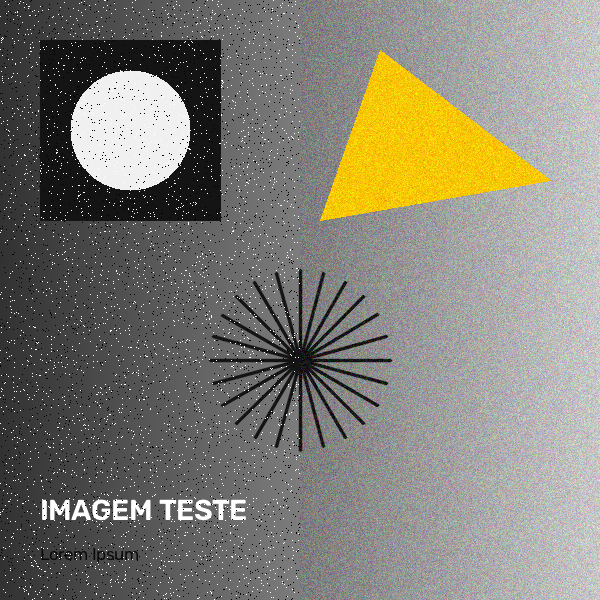
#> input picture imagem_teste.png, 600 x 600 px
$ python limiarizacao.py --origem ../imagem_teste.png
#> lines starting #> are read from the running program, lines starting #| are printed output that depends on the picture; after the words box and inside, x2 and y2 are one past the last pixel; in counts of white or black regions, pixels touching at a corner belong together
### shared/media_io.py
"""
CAPIVOA UFPR.

Módulo utilitário para entrada/saída padronizada de imagens, vídeos e webcam.
Desenvolvido como ferramenta de suporte didático para o curso de Introdução
à Visão Computacional (Capivoa - EletroQuad-UFPR).

Principais funcionalidades:
- Carregamento seguro de imagens com validação de caminhos e decodificação.
- Captura unificada de vídeo (arquivo local ou índice numérico de webcam).
- Gerador `stream_midia` polimórfico (trata imagem, vídeo e webcam no mesmo loop).
- Parser de argumentos padronizado (`--midia` / `-m` ou `--origem` / `-o`).
- Utilitário visual `concatenar_lado_a_lado` para comparar etapas antes/depois.
"""

from pathlib import Path
import argparse
from typing import Generator, Tuple, Union, Optional, List
import cv2
import numpy as np

# diretório base do repositório (raiz)
BASE_DIR = Path(__file__).resolve().parent.parent

# extensões comuns de imagem estática reconhecidas
EXTENSOES_IMAGEM = {".jpg", ".jpeg", ".png", ".bmp", ".webp", ".tiff", ".tif"}


def resolver_caminho(caminho: Optional[Union[str, Path]], nome: Optional[str] = None) -> Path:
  """
  Resolve um caminho de arquivo garantindo que caminhos relativos sejam encontrados.

  Busca o arquivo na ordem: diretório atual de trabalho, subpasta 'aula-1',
  raiz do repositório ou pasta 'shared'.

  Parametros
  ----------
  caminho : str ou Path, opcional
    Caminho relativo ou absoluto do arquivo de mídia.
  nome : str, opcional
    Nome padrão de fallback caso 'caminho' não seja informado.

  Returns
  -------
  Path
    Instância de Path apontando para o arquivo localizado.

  Raises
  ------
  ValueError
    Se nem 'caminho' nem 'nome' forem fornecidos.
  """
  alvo = caminho if caminho is not None else nome
  if alvo is None:
    raise ValueError("Nenhum caminho ou nome padrão foi especificado.")

  caminho_path = Path(alvo)
  if caminho_path.is_absolute():
    return caminho_path

  # ordem de verificação para encontrar o arquivo
  candidatos = [
    Path.cwd() / caminho_path,
    BASE_DIR / "aula-2" / "desafio" / caminho_path,
    BASE_DIR / "aula-2" / caminho_path,
    BASE_DIR / "aula-1" / "desafio" / caminho_path,
    BASE_DIR / "aula-1" / caminho_path,
    BASE_DIR / caminho_path,
    BASE_DIR / "shared" / caminho_path,
  ]

  for candidato in candidatos:
    if candidato.exists():
      return candidato

  # se ainda não existe fisicamente (ex: arquivo novo para salvar), usa pasta de trabalho, aula-2 ou aula-1
  return Path.cwd() / caminho_path


def carregar_imagem(
  caminho: Optional[Union[str, Path]] = None,
  nome: str = "imagem_teste.png",
  to_rgb: bool = False
) -> np.ndarray:
  """
  Carrega uma imagem do disco com verificação detalhada de erros.

  Garante a existência do arquivo em disco e a decodificação válida
  por meio do OpenCV, com opção de conversão do espaço de cor BGR para RGB.

  Parametros
  ----------
  caminho : str ou Path, opcional
    Caminho relativo ou absoluto da imagem.
  nome : str, opcional
    Arquivo padrão caso caminho seja None. Padrão é "imagem_teste.png".
  to_rgb : bool, opcional
    Se True, converte a imagem de BGR para RGB. Padrão é False.

  Returns
  -------
  np.ndarray
    Matriz NumPy (uint8) contendo a imagem carregada.

  Raises
  ------
  FileNotFoundError
    Se o arquivo não existir fisicamente em nenhum dos caminhos de busca.
  ValueError
    Se o OpenCV não conseguir decodificar o arquivo de imagem.
  """
  arquivo = resolver_caminho(caminho, nome)

  if not arquivo.exists():
    raise FileNotFoundError(
      f"[ERRO media_io] Imagem não encontrada: '{arquivo}'. "
      f"Verifique se o nome do arquivo foi digitado corretamente."
    )

  img = cv2.imread(str(arquivo))
  if img is None:
    raise ValueError(
      f"[ERRO media_io] Não foi possível decodificar o arquivo como imagem: '{arquivo}'. "
      f"O formato pode ser inválido ou o arquivo estar corrompido."
    )

  if to_rgb:
    img = cv2.cvtColor(img, cv2.COLOR_BGR2RGB)

  return img


# [52 lines left out: function obter_captura_video, not called in this run]


def stream_midia(
  origem: Optional[Union[int, str, Path]] = None,
  nome: str = "imagem_teste.png",
  to_rgb: bool = False
) -> Generator[Tuple[np.ndarray, bool], None, None]:
  """
  Gerador polimórfico unificado para processamento de imagem, vídeo ou webcam.

  Entrega quadros sucessivos para iteração homogênea em loops de processamento.
  Caso a entrada seja uma imagem estática, entrega um único frame com a flag
  is_stream=False. Caso seja vídeo ou câmera, entrega cada frame com is_stream=True.

  Parametros
  ----------
  origem : int, str ou Path, opcional
    Caminho do arquivo ou índice numérico da câmera.
  nome : str, opcional
    Arquivo padrão de fallback. Padrão é "imagem_teste.png".
  to_rgb : bool, opcional
    Se True, converte cada frame de BGR para RGB. Padrão é False.

  Yields
  ------
  frame : np.ndarray
    Matriz NumPy representando a imagem ou quadro atual.
  is_stream : bool
    Booleano indicando se o fluxo é contínuo (vídeo/webcam) ou pontual (imagem).
  """
  alvo = origem if origem is not None else nome
  eh_webcam = isinstance(alvo, int) or (isinstance(alvo, str) and alvo.strip().isdigit())

  if not eh_webcam:
    caminho_arquivo = resolver_caminho(alvo, nome)
    extensao = caminho_arquivo.suffix.lower()

    # se for imagem estática, carrega e entrega imediatamente
    if extensao in EXTENSOES_IMAGEM:
      frame = carregar_imagem(caminho_arquivo, to_rgb=to_rgb)
      yield frame, False
      return

  # caso seja vídeo ou webcam
  padrao_video = "video.mp4"
  cap = obter_captura_video(alvo, nome=nome if not eh_webcam else padrao_video)
  try:
    while True:
      ret, frame = cap.read()
      if not ret or frame is None:
        break

      if to_rgb:
        frame = cv2.cvtColor(frame, cv2.COLOR_BGR2RGB)

      yield frame, True
  finally:
    cap.release()


def concatenar_lado_a_lado(
  imagens: List[np.ndarray],
  titulos: Optional[List[str]] = None,
  altura_padrao: int = 400
) -> np.ndarray:
  """
  Concatena horizontalmente duas ou mais imagens para visualização lado a lado.

  Padroniza dimensões e número de canais entre imagens (convertendo grayscale
  em BGR e redimensionando proporcionalmente para a mesma altura) e adiciona
  faixas superiores opcionais com títulos explicativos.

  Parametros
  ----------
  imagens : list de np.ndarray
    Lista contendo as matrizes das imagens a serem concatenadas.
  titulos : list de str, opcional
    Lista com os títulos textuais correspondentes a cada imagem.
  altura_padrao : int, opcional
    Altura vertical em pixels para redimensionar as imagens. Padrão é 400.

  Returns
  -------
  np.ndarray
    Matriz NumPy combinada contendo todas as imagens dispostas horizontalmente.

  Raises
  ------
  ValueError
    Se a lista de imagens fornecida for vazia.
  """
  if not imagens:
    raise ValueError("A lista de imagens não pode ser vazia.")

  processadas = []
  for i, img in enumerate(imagens):
    item = img.copy()

    # converte 1 canal (grayscale/máscara) para 3 canais bgr para poder concatenar
    if len(item.shape) == 2:
      item = cv2.cvtColor(item, cv2.COLOR_GRAY2BGR)

    # redimensiona proporcionalmente para a altura_padrao
    h, w = item.shape[:2]
    if h != altura_padrao:
      fator = altura_padrao / float(h)
      largura_nova = int(w * fator)
      item = cv2.resize(item, (largura_nova, altura_padrao), interpolation=cv2.INTER_LINEAR)

    # se houver título correspondente, adiciona barra superior com o texto
    if titulos and i < len(titulos) and titulos[i]:
      barra = np.zeros((32, item.shape[1], 3), dtype=np.uint8)
      cv2.putText(
        barra,
        titulos[i],
        (10, 22),
        cv2.FONT_HERSHEY_SIMPLEX,
        0.6,
        (255, 255, 255),
        1,
        cv2.LINE_AA
      )
      item = np.vstack([barra, item])

    processadas.append(item)

  # concatena horizontalmente com uma linha divisória cinza entre elas
  divisor = np.full((processadas[0].shape[0], 4, 3), 60, dtype=np.uint8)
  resultado = processadas[0]
  for p in processadas[1:]:
    resultado = np.hstack([resultado, divisor, p])

  return resultado


class MediaArgumentParser(argparse.ArgumentParser):
  """
  ArgumentParser personalizado que aceita tanto '--midia'/'-m' quanto '--origem'/'-o'.
  """

  def parse_args(self, args=None, namespace=None):
    ns = super().parse_args(args=args, namespace=namespace)
    if hasattr(ns, "origem"):
      ns.midia = ns.origem
    elif hasattr(ns, "midia"):
      ns.origem = ns.midia
    return ns


def criar_parser_midia(
  descricao: str = "Processamento de Imagem/Vídeo com OpenCV (Módulo 1)",
  nome: str = "imagem_teste.png"
) -> MediaArgumentParser:
  """
  Cria um parser padronizado de argumentos de linha de comando.

  Configura os argumentos comuns como '--midia'/'-m' e '--origem'/'-o'.

  Parametros
  ----------
  descricao : str, opcional
    Texto descritivo do parser. Padrão é "Processamento de Imagem/Vídeo com OpenCV (Módulo 1)".
  nome : str, opcional
    Arquivo padrão sugerido como entrada. Padrão é "imagem_teste.png".

  Returns
  -------
  MediaArgumentParser
    Instância configurada de MediaArgumentParser.
  """
  parser = MediaArgumentParser(
    description=descricao,
    formatter_class=argparse.RawDescriptionHelpFormatter
  )
  parser.add_argument(
    "-m", "--midia", "-o", "--origem",
    dest="origem",
    type=str,
    default=nome,
    help=f"Arquivo de imagem/vídeo ou índice da webcam (ex: 0). Padrão: {nome}"
  )
  return parser

### aula-2/limiarizacao.py
"""
CAPIVOA UFPR.

Demonstração prática dos Métodos de Limiarização (Thresholding).
Módulo 2 de Introdução à Visão Computacional (Capivoa - EletroQuad-UFPR).

Tópicos e Fundamentos Teóricos:
1. Limiarização :
   - Conversão de matrizes monocromáticas (8 bits, 0-255) em máscaras binárias (0 ou 255).
   - Separação de planos: isola os objetos de interesse do plano de fundo.
   - Base fundamental para extração de contornos e momentos geométricos.

2. Métodos abordados :
   - Limiar Fixo (Global) :
     Aplica um único escalar T para todos os pixels: g(x, y) = 255 se f(x, y) > T, senão 0.
     Muito veloz, porém vulnerável a gradientes de luz e sombras graduais.
   - Limiarização Adaptativa :
     Calcula limiares locais por janelas de vizinhança (bloco ímpar) menos uma constante C.
     * Média Aritmética (cv2.ADAPTIVE_THRESH_MEAN_C).
     * Média Gaussiana (cv2.ADAPTIVE_THRESH_GAUSSIAN_C).
   - Método de Otsu :
     Busca exaustiva do limiar que maximiza a variância inter-classes:
       sigma_B^2(t) = w0(t) * w1(t) * [mu0(t) - mu1(t)]^2
     Totalmente autônomo para histogramas bimodais.
   - Algoritmo de Kittler-Illingworth (Minimum Error Thresholding) :
     Modela o histograma como uma mistura de duas distribuições normais (Gaussianas)
     e minimiza a função de critério de erro de Bayes.
     Superior em situações onde o objeto ocupa uma área muito menor do que o fundo.

Controles no Teclado:
  [1]     : Visualizar Limiar Fixo
  [2]     : Visualizar Adaptativo (Média Aritmética)
  [3]     : Visualizar Adaptativo (Média Gaussiana)
  [4]     : Visualizar Método de Otsu
  [5]     : Visualizar Kittler-Illingworth
  [TAB]   : Alternar entre Modo Único e Painel Comparativo Geral
  [+ / -] : Ajustar o valor do limiar fixo T
  [I]     : Inverter polaridade (Normal <-> Invertido)
  [S]     : Salvar imagem binária em 'frames-capturados/'
  [Q/ESC] : Encerrar

Como executar:
  python limiarizacao.py
  python limiarizacao.py --midia imagem_teste_aula2.png
  python limiarizacao.py --metodo otsu
  python limiarizacao.py --no-show
"""

import sys
import argparse
from pathlib import Path
from typing import Tuple, Dict
import cv2
import numpy as np

ROOT_DIR = Path(__file__).resolve().parent.parent
if str(ROOT_DIR) not in sys.path:
  sys.path.insert(0, str(ROOT_DIR))

from shared.media_io import carregar_imagem, criar_parser_midia, concatenar_lado_a_lado, stream_midia


def calcular_limiar_kittler_illingworth(img_cinza: np.ndarray) -> int:
  """
  Calcula o limiar ótimo segundo o critério de Kittler-Illingworth (1986).

  Modela as intensidades do objeto e do fundo como uma mistura de duas
  distribuições Gaussianas e busca o limiar T que minimiza a probabilidade
  de erro de classificação bayesiana.

  Parametros
  ----------
  img_cinza : np.ndarray
    Matriz 2D da imagem em escala de cinza (uint8).

  Returns
  -------
  int
    Valor inteiro do limiar ótimo T na faixa [1, 254].
  """
  # histograma normalizado (distribuição de probabilidade)
  hist = cv2.calcHist([img_cinza], [0], None, [256], [0, 256]).flatten()
  hist = hist / (hist.sum() + 1e-12)

  # probabilidades acumuladas (w0 e w1)
  omega = np.cumsum(hist)

  # médias acumuladas
  indices = np.arange(256)
  mu = np.cumsum(indices * hist)
  mu_total = mu[-1]

  melhor_custo = float("inf")
  melhor_t = 128

  # varre todos os limiares candidatos com suporte numérico
  for t in range(1, 255):
    w0 = omega[t]
    w1 = 1.0 - w0

    if w0 <= 1e-6 or w1 <= 1e-6:
      continue

    mu0 = mu[t] / w0
    mu1 = (mu_total - mu[t]) / w1

    # cálculo das variâncias das duas classes
    var0 = np.sum(((indices[:t + 1] - mu0) ** 2) * hist[:t + 1]) / w0
    var1 = np.sum(((indices[t + 1:] - mu1) ** 2) * hist[t + 1:]) / w1

    # evita variância zero para estabilidade logarítmica
    var0 = max(var0, 1e-6)
    var1 = max(var1, 1e-6)

    # função de custo J(t) de Kittler-Illingworth
    custo_j = (
      1.0
      + 2.0 * (w0 * np.log(np.sqrt(var0)) + w1 * np.log(np.sqrt(var1)))
      - 2.0 * (w0 * np.log(w0) + w1 * np.log(w1))
    )

    if custo_j < melhor_custo:
      melhor_custo = custo_j
      melhor_t = t

  return int(melhor_t)


def processar_limiarizacao(
  img_cinza: np.ndarray,
  limiar_fixo: int = 127,
  tamanho_bloco: int = 31,
  constante_c: int = 10,
  invertido: bool = True
) -> Dict[str, Tuple[np.ndarray, str]]:
  """
  Aplica os métodos de limiarização apresentados nos slides e retorna os resultados.

  Parametros
  ----------
  img_cinza : np.ndarray
    Imagem monocromática de entrada.
  limiar_fixo : int
    Valor escalar T para limiar fixo global. Padrão é 127.
  tamanho_bloco : int
    Tamanho da vizinhança ímpar para métodos adaptativos. Padrão é 31.
  constante_c : int
    Constante subtraída nos métodos adaptativos. Padrão é 10.
  invertido : bool
    Se True, objetos escuros tornam-se brancos (255) e fundo torna-se preto (0).

  Returns
  -------
  Dict[str, Tuple[np.ndarray, str]]
    Dicionário mapeando a chave do método para a tupla (matriz_binaria, descricao_detalhada).
  """
  if tamanho_bloco % 2 == 0:
    tamanho_bloco += 1

  tipo_thresh = cv2.THRESH_BINARY_INV if invertido else cv2.THRESH_BINARY

  # 1. Limiar Fixo
  _, bin_fixo = cv2.threshold(img_cinza, limiar_fixo, 255, tipo_thresh)
  desc_fixo = f"Fixo (T={limiar_fixo})"

  # 2. Adaptativo por Média Aritmética
  adapt_tipo = cv2.THRESH_BINARY_INV if invertido else cv2.THRESH_BINARY
  bin_adapt_media = cv2.adaptiveThreshold(
    img_cinza, 255, cv2.ADAPTIVE_THRESH_MEAN_C, adapt_tipo, tamanho_bloco, constante_c
  )
  desc_adapt_media = f"Adapt. Media (B={tamanho_bloco}, C={constante_c})"

  # 3. Adaptativo por Média Gaussiana
  bin_adapt_gauss = cv2.adaptiveThreshold(
    img_cinza, 255, cv2.ADAPTIVE_THRESH_GAUSSIAN_C, adapt_tipo, tamanho_bloco, constante_c
  )
  desc_adapt_gauss = f"Adapt. Gauss (B={tamanho_bloco}, C={constante_c})"

  # 4. Método de Otsu
  flag_otsu = tipo_thresh | cv2.THRESH_OTSU
  val_otsu, bin_otsu = cv2.threshold(img_cinza, 0, 255, flag_otsu)
  desc_otsu = f"Otsu (T_auto={int(val_otsu)})"

  # 5. Kittler-Illingworth
  t_kittler = calcular_limiar_kittler_illingworth(img_cinza)
  _, bin_kittler = cv2.threshold(img_cinza, t_kittler, 255, tipo_thresh)
  desc_kittler = f"Kittler-Illingworth (T_opt={t_kittler})"

  return {
    "fixo": (bin_fixo, desc_fixo),
    "adapt_media": (bin_adapt_media, desc_adapt_media),
    "adapt_gauss": (bin_adapt_gauss, desc_adapt_gauss),
    "otsu": (bin_otsu, desc_otsu),
    "kittler": (bin_kittler, desc_kittler),
  }


def montar_painel_comparativo(img_cinza: np.ndarray, resultados: dict, altura_padrao: int = 280) -> np.ndarray:
  """
  Monta uma matriz visual em grade comparando todos os métodos com a imagem original.
  """
  lista_imagens = [
    img_cinza,
    resultados["fixo"][0],
    resultados["adapt_media"][0],
    resultados["adapt_gauss"][0],
    resultados["otsu"][0],
    resultados["kittler"][0]
  ]
  titulos = [
    "Original (Grayscale)",
    f"1. {resultados['fixo'][1]}",
    f"2. {resultados['adapt_media'][1]}",
    f"3. {resultados['adapt_gauss'][1]}",
    f"4. {resultados['otsu'][1]}",
    f"5. {resultados['kittler'][1]}"
  ]

  linha_superior = concatenar_lado_a_lado(lista_imagens[:3], titulos[:3], altura_padrao=altura_padrao)
  linha_inferior = concatenar_lado_a_lado(lista_imagens[3:], titulos[3:], altura_padrao=altura_padrao)

  largura_max = max(linha_superior.shape[1], linha_inferior.shape[1])
  if linha_superior.shape[1] < largura_max:
    linha_superior = cv2.copyMakeBorder(
      linha_superior, 0, 0, 0, largura_max - linha_superior.shape[1], cv2.BORDER_CONSTANT, value=[30, 30, 30]
    )
  if linha_inferior.shape[1] < largura_max:
    linha_inferior = cv2.copyMakeBorder(
      linha_inferior, 0, 0, 0, largura_max - linha_inferior.shape[1], cv2.BORDER_CONSTANT, value=[30, 30, 30]
    )

  return np.vstack([linha_superior, linha_inferior])


def main():
  parser = criar_parser_midia(
    descricao="Módulo 2: Métodos de Limiarização (Fixo, Adaptativo, Otsu e Kittler-Illingworth)",
    nome="imagem_teste_aula2.png"
  )
  parser.add_argument(
    "--metodo",
    choices=["fixo", "adapt_media", "adapt_gauss", "otsu", "kittler", "painel"],
    default="painel",
    help="Método inicial exibido (padrão: painel com todos lado a lado)"
  )
  parser.add_argument(
    "--limiar",
    type=int,
    default=120,
    help="Limiar escalar inicial para o método fixo (padrão: 120)"
  )
  parser.add_argument(
    "--no-show",
    action="store_true",
    help="Executa o processamento sem abrir janelas gráficas."
  )
  args = parser.parse_args()

  print("=" * 65)
  print("CAPIVOA - INTRODUÇÃO À VISÃO COMPUTACIONAL (MÓDULO 2)")
  print("MÉTODOS DE LIMIARIZAÇÃO E SEGMENTAÇÃO DE PLANOS")
  print("=" * 65)

  limiar_atual = args.limiar
  metodo_ativo = args.metodo
  modo_painel = (args.metodo == "painel")
  invertido = True  # objetos como foreground branco

  nome_janela = "Modulo 2 - Limiarizacao e Segmentacao (Capivoa)"

  for frame, is_stream in stream_midia(args.midia, nome="imagem_teste_aula2.png"):
#> in carregar_imagem, img is the input picture: shape (600, 600, 3); mean B, G, R 117.7, 127.6, 130.1
    img_cinza = cv2.cvtColor(frame, cv2.COLOR_BGR2GRAY) if frame.ndim == 3 else frame
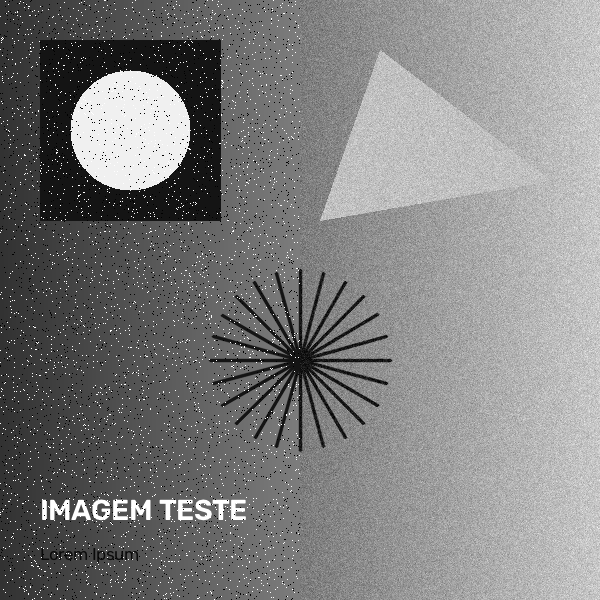
#> img_cinza: shape (600, 600); min 0, max 255, mean 127.3

    resultados = processar_limiarizacao(
      img_cinza=img_cinza,
      limiar_fixo=limiar_atual,
      tamanho_bloco=31,
      constante_c=10,
      invertido=invertido
    )
#> in processar_limiarizacao, `_, bin_fixo = cv2.threshold(img_cinza, limiar_fixo, 255, tipo_thresh)`:
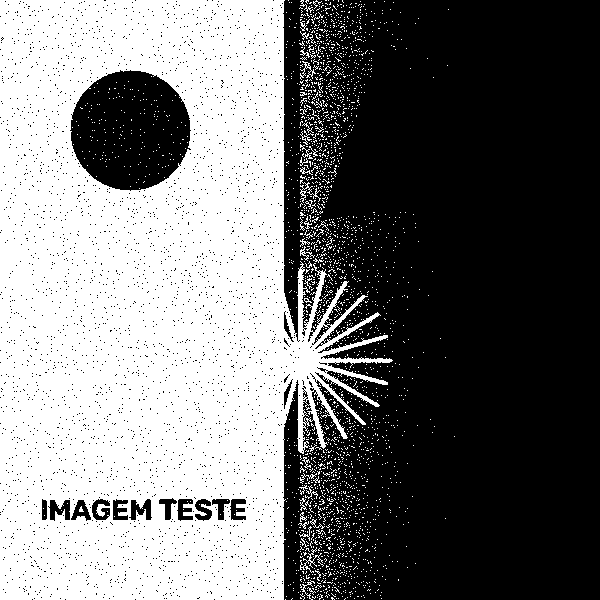
#> bin_fixo: shape (600, 600); 46.2% white; 2504 white regions (2468 under 20 px), largest, box (x1, y1, x2, y2) and area: (0, 0, 393, 600) 159947, (300, 547, 324, 573) 134, (300, 180, 321, 203) 118
#> in processar_limiarizacao, `bin_adapt_media = cv2.adaptiveThreshold( img_cinza, 255, cv2.ADAPTIVE_..`:
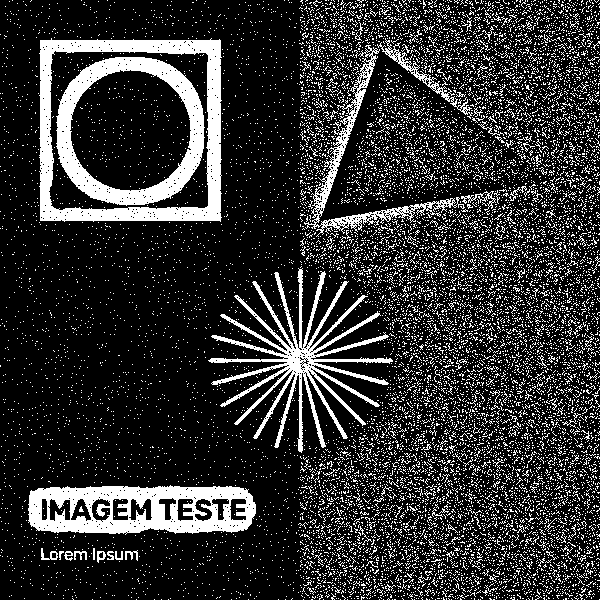
#> bin_adapt_media: shape (600, 600); 19.4% white; 13680 white regions (13578 under 20 px), largest, box (x1, y1, x2, y2) and area: (39, 38, 222, 222) 8438, (28, 485, 256, 535) 7477, (208, 268, 393, 453) 7062
#> in processar_limiarizacao, `bin_adapt_gauss = cv2.adaptiveThreshold( img_cinza, 255, cv2.ADAPTIVE_..`:
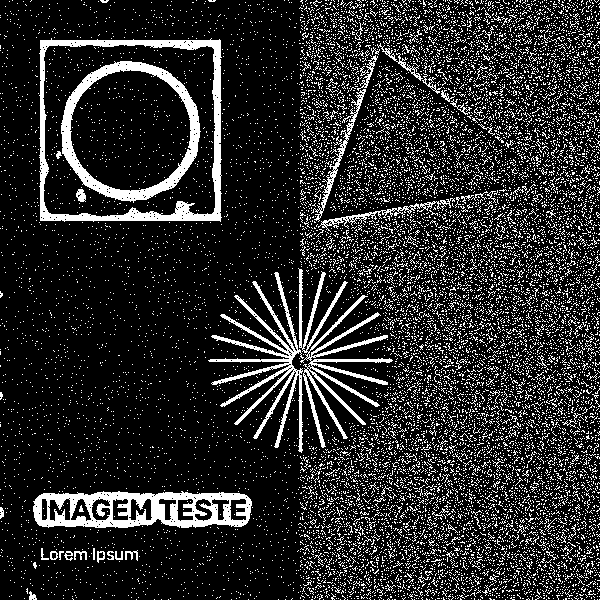
#> bin_adapt_gauss: shape (600, 600); 16.6% white; 14463 white regions (14374 under 20 px), largest, box (x1, y1, x2, y2) and area: (33, 491, 252, 528) 4755, (39, 38, 222, 222) 4729, (61, 61, 201, 203) 3893
#> in processar_limiarizacao, `val_otsu, bin_otsu = cv2.threshold(img_cinza, 0, 255, flag_otsu)`: val_otsu = 127
#> (the rest of the program and of its run is left out)
